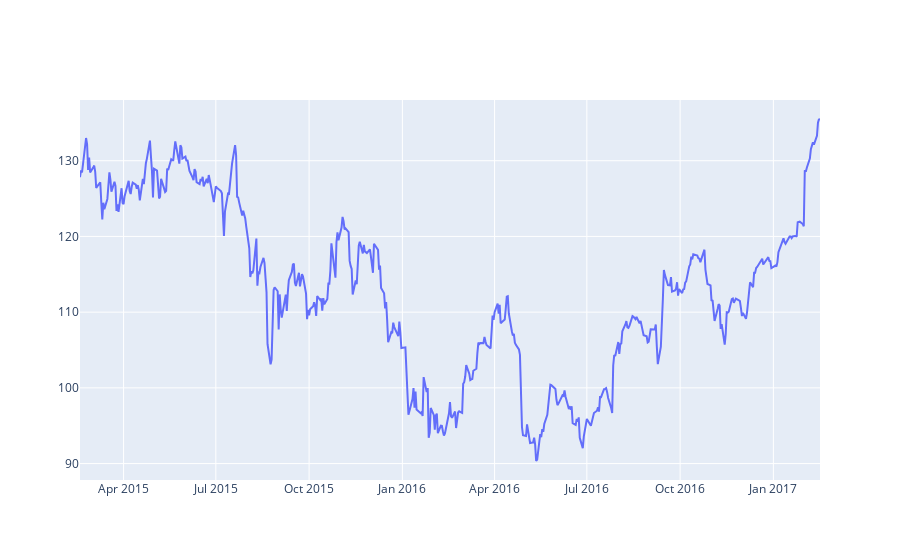

The notebook cell saved with this chart:
### Code cell
fig = go.Figure()
fig.add_trace(go.Scatter(x=x,y=y))
fig.show()

### Figure 1 — Plotly figure (JSON) as saved in the notebook; plotly's stock layout.template omitted (floating-point values rounded to 4 significant figures; data arrays with more than 128 entries replaced by an {"elided": "..."} marker saying what was removed)
{"data": [{"type": "scatter", "x": {"elided": "506 str values"}, "y": {"elided": "506 float values"}}], "layout": {}}
